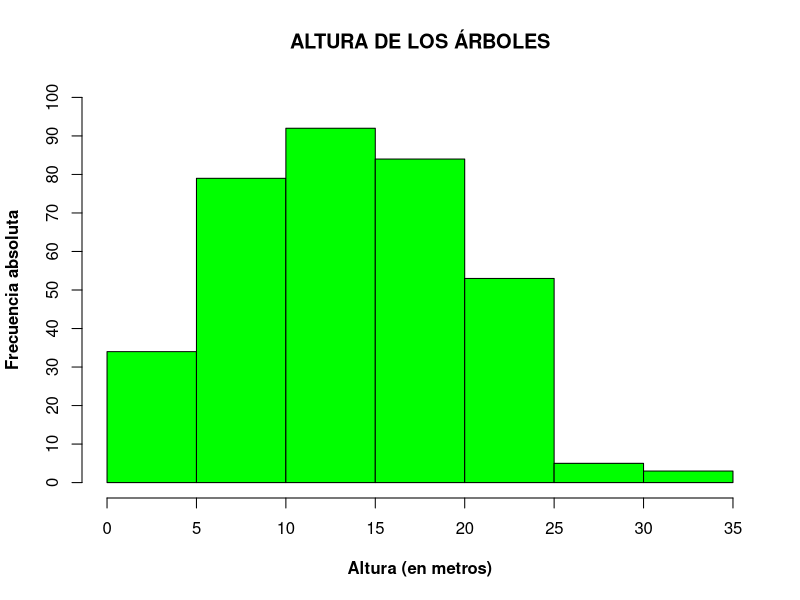
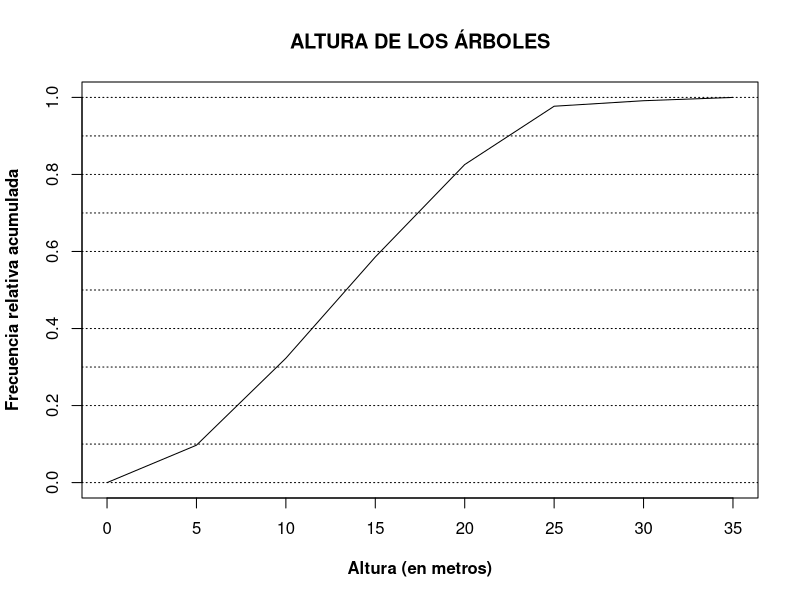
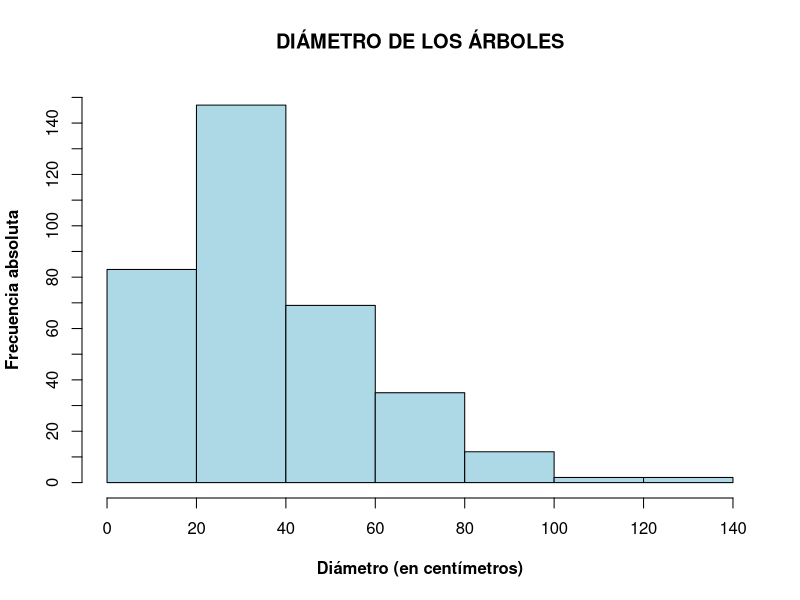
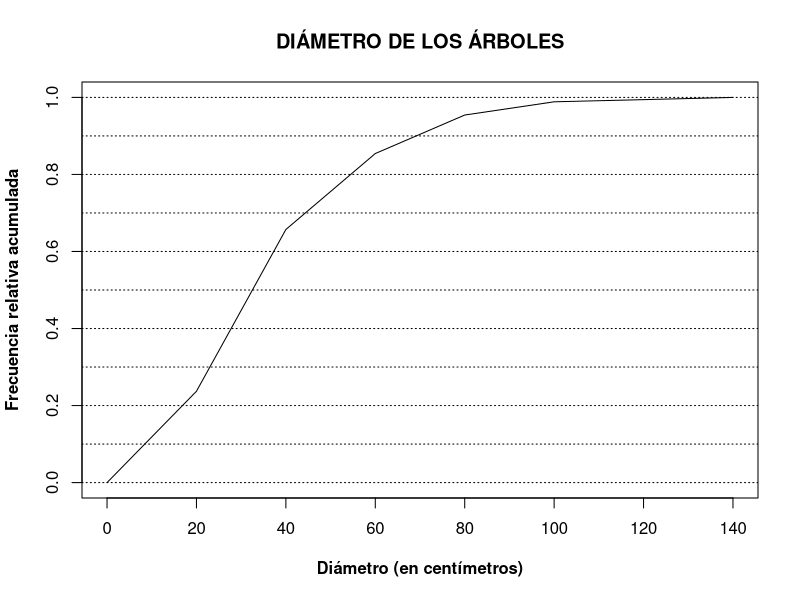
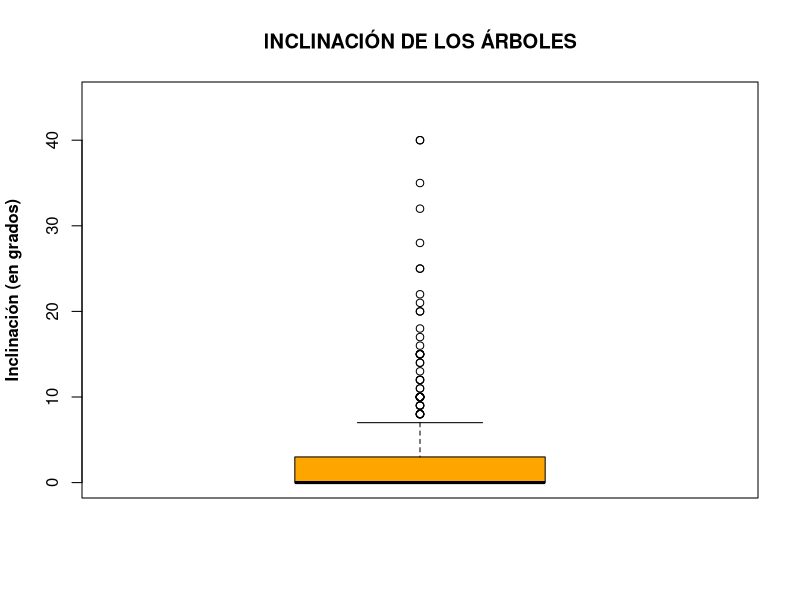
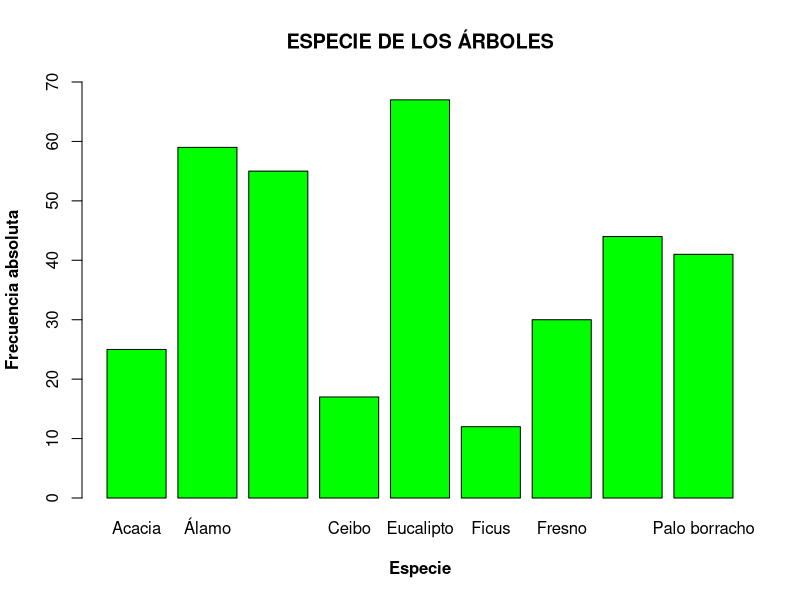
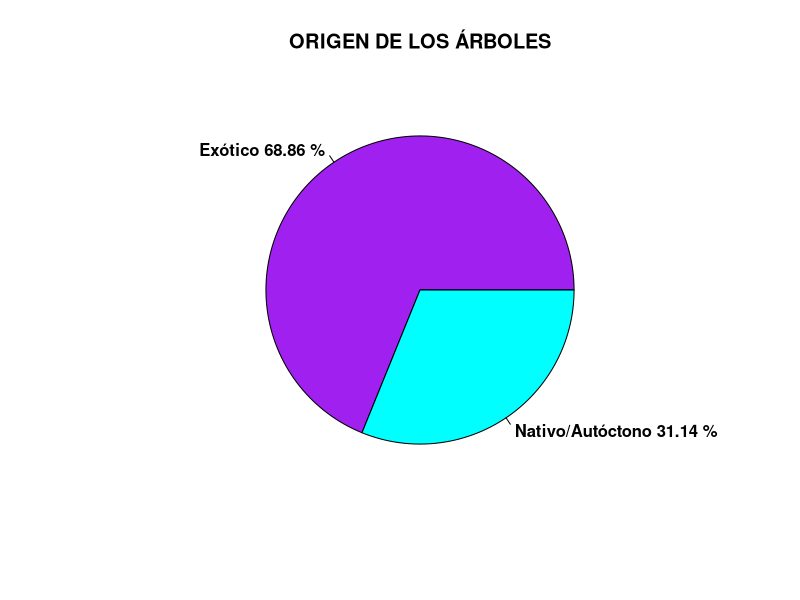
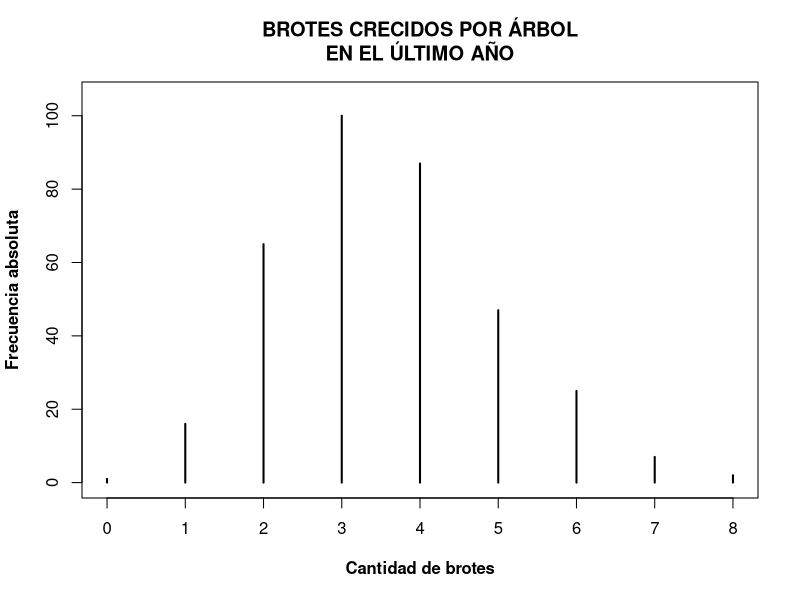

The R script that drew these images, in order:
# Análisis univariado:

# Primer variable a analizar: ALTURA

tablasAltura <- function(datos) {
  # Tabla de frecuencias
  frecAbs <- table(cut(datos$Altura, seq(0, 35, 5), right = "TRUE"))
  frecRel <- round(frecAbs/length(datos$Altura), digits = 4)
  frecAbsAcum = cumsum(frecAbs)
  frecRelAcum = round(cumsum(frecAbs/length(datos$Altura)), digits = 4)
  tabla_altura <<- cbind(frecAbs, frecAbsAcum, frecRel, frecRelAcum)
  
  # Histograma
  tit <- "ALTURA DE LOS ÁRBOLES"
  b <- seq(0, 35, 5)
  hist(datos$Altura, main = tit, xlab = "Altura (en metros)",
       ylab = "Frecuencia absoluta", xlim = c(0, 35), ylim = c(0, 100),
       col = "green", breaks = b, xaxt = "n", yaxt = "n", right = TRUE,
       font.lab = 2)
  axis(side = 1, at = b)
  axis(side = 2, at = seq(0, 100, 10))
  
  # Polígono acumulativo
  plot(c(0, frecRelAcum), type = "l", main = tit, xlab = "Altura (en metros)", 
       ylab = "Frecuencia relativa acumulada", xaxt = "n", font.lab = 2,
       xlim = c(1, 8))
  axis(side = 1, at = (1:8), labels = seq(0, 35, 5))
  abline(h = seq(0, 1, 0.1), lty = 3)
}

# Segunda variable a analizar: DIÁMETRO

tablasDiametro <- function(datos){
  
  # Tabla de frecuencias
  frecAbs <- table(cut(datos$Diametro, seq(0, 140, 20), right = "TRUE"))
  frecRel <- round(frecAbs/length(datos$Diametro), digits = 4)
  frecAbsAcum = cumsum(frecAbs)
  frecRelAcum = round(cumsum(frecAbs/length(datos$Diametro)), digits = 4)
  tabla_diametro <<- cbind(frecAbs, frecAbsAcum, frecRel, frecRelAcum)
  
  # Histograma
  tit <- "DIÁMETRO DE LOS ÁRBOLES"
  b <- seq(0, 140, 20)
  hist(datos$Diametro, main = tit, xlab = "Diámetro (en centímetros)",
       ylab = "Frecuencia absoluta", xlim = c(0, 140), ylim = c(0, 150),
       col = "lightblue", breaks = b, xaxt = "n", yaxt = "n", right = TRUE,
       font.lab = 2)
  axis(side = 1, at = b)
  axis(side = 2, at = seq(0, 150, 10))
  
  # Polígono acumulativo.
  plot(c(0, frecRelAcum), type = "l", main = tit,
       xlab = "Diámetro (en centímetros)",
       ylab = "Frecuencia relativa acumulada", xaxt = "n", font.lab = 2)
  axis(side = 1, at = (1:8), labels = seq(0, 140, 20))
  abline(h = seq(0, 1, 0.1), lty = 3)
}


# Tercer variable a analizar: Inclinación
tablasInclinacion <- function(datos) {
  frecAbs <- table(cut(datos$Inclinacion, seq(0, 42, 7), right = "FALSE"))
  frecRel <- round(frecAbs/length(datos$Inclinacion), digits = 4)
  frecAbsAcum = cumsum(frecAbs)
  frecRelAcum = round(cumsum(frecAbs/length(datos$Inclinacion)), digits = 4)
  tabla_inclinacion <<- cbind(frecAbs, frecAbsAcum, frecRel, frecRelAcum)
  
  # Boxplot
  tit <- "INCLINACIÓN DE LOS ÁRBOLES"
  boxplot(datos$Inclinacion, main = tit, col = "orange", ylim = c(0, 45))
  title(ylab = "Inclinación (en grados)", font.lab = 2)
}

# Cuarta variable a analizar: Especie

tablasEspecie <- function(datos) {
   frecAbs <- table(datos$Especie)
   
   tit <- "ESPECIE DE LOS ÁRBOLES"
   # Grafico de barras.
   barplot(frecAbs, ylim = c(0, 70), col = "green", main = tit,
           xlab = "Especie", ylab = "Frecuencia absoluta", font.lab = 2)
}

# Quinta variable a analizar: Origen.

tablasOrigen <- function(datos) {
  frecAbs <- table(datos$Origen)
  porcentajes <- round((frecAbs / length(datos$Origen)) * 100, digits = 2)
  tabla_origen <<- cbind(frecAbs, porcentajes)
  
  lbls <- c("Exótico", "Nativo/Autóctono")
  lbls <- paste(lbls, porcentajes)
  lbls <- paste(lbls, "%")
  
  tit <- "ORIGEN DE LOS ÁRBOLES"
  # Pie chart
  pie(frecAbs, labels = lbls, main = tit, col = c("purple", "cyan"), font = 2)
}

# Sexta variable a analizar: N° Brotes

tablasBrotes <- function(datos) {
  frecAbs <- table(datos$Brotes)
  frecRel <- round(frecAbs/length(datos$Brotes), digits = 4)
  frecAbsAcum = cumsum(frecAbs)
  frecRelAcum = round(cumsum(frecAbs/length(datos$Brotes)), digits = 4)
  tabla_brotes <<- cbind(frecAbs, frecAbsAcum, frecRel, frecRelAcum)
  
  tit <- "BROTES CRECIDOS POR ÁRBOL\nEN EL ÚLTIMO AÑO"
  # Gráfico de bastones
  plot(frecAbs, type = "h", main = tit, xlab = "Cantidad de brotes", 
       ylab = "Frecuencia absoluta", font.lab = 2, ylim = c(0, 105))
  # Gráfico escalonado
  plot(frecRelAcum, type = "s", main = tit, xlab = "Cantidad de brotes", 
       ylab = "Frecuencia relativa acumulada", font.lab = 2, 
       xaxt = "n", ylim = c(0, 1))
  axis(side = 1, at = (1:9), labels = seq(0, 8, 1))
  abline(h = seq(0, 1, 0.1), lty = 3)
  
}

#----------------------------------------------------------------------------#

# Análisis bivariado:

tablasAlturaEspecie <- function(datos){
  grupo <- group_by(datos, Especie)
  tabla_alturaEspecie <<- summarise(grupo, min = min(Altura), max = max(Altura),
                                    mean = round(mean(Altura), digits = 4),
                                    median = median(Altura),
                                    fstQuan = quantile(Altura, probs = 0.25),
                                    trdQuan = quantile(Altura, probs = 0.75))
  
  tit <- "ALTURA DE LOS ÁRBOLES SEGÚN SU ESPECIE"
  boxplot(datos$Altura~datos$Especie, main = tit, col = "orange", ylim = c(0, 40),
           xlab = "", ylab = "")  
  title(xlab = "Especie", ylab = "Altura (en metros)", font.lab = 2)
}

tablasDiametroEspecie <- function(datos){
  grupo <- group_by(datos, Especie)
  tabla_diametroEspecie <<- summarise(grupo, min = min(Diametro), max = max(Diametro),
                                      mean = round(mean(Diametro), digits = 4),
                                      median = median(Diametro),
                                      fstQuan = quantile(Diametro, probs = 0.25),
                                      trdQuan = quantile(Diametro, probs = 0.75))
  
  tit <- "DIÁMETRO DE LOS ÁRBOLES SEGÚN SU ESPECIE"
  boxplot(datos$Diametro~datos$Especie, main = tit, col = "orange", ylim = c(0,140),
          xlab = "", ylab = "")  
  title(xlab = "Especie", ylab = "Diámetro (en centímetros)", font.lab = 2)
}

tablasInclinacionEspecie <- function(datos){
  grupo <- group_by(datos, Especie)
  tabla_inclinacionEspecie <<- summarise(grupo, min = min(Inclinacion), max = max(Inclinacion),
                                      mean = round(mean(Inclinacion), digits = 4),
                                      median = median(Inclinacion),
                                      fstQuan = quantile(Inclinacion, probs = 0.25),
                                      trdQuan = quantile(Inclinacion, probs = 0.75))
  
  tit <- "INCLINACIÓN DE LOS ÁRBOLES SEGÚN SU ESPECIE"
  boxplot(datos$Inclinacion~datos$Especie, main = tit, col = "orange", ylim = c(0,45),
          xlab = "", ylab = "")  
  title(xlab = "Especie", ylab = "Inclinación (en grados)", font.lab = 2)
}

tablasOrigenEspecie <- function(datos) {
  frecAbs <- table(datos$Origen, datos$Especie)
  tabla_origenEspecie <<- cbind(table(datos$Especie, datos$Origen), table(datos$Especie))
  
  tit <- "ORIGEN DE LOS ÁRBOLES\nSEGÚN SU ESPECIE"
  barplot(frecAbs, beside = TRUE, ylim = c(0, 70), col = c("purple", "cyan"),
          main = tit, xlab = "Especie", ylab = "Frecuencia absoluta",
          font.lab = 2)
  legend("topright", legend = c("Exótico", "Nativo/Autóctono"),
        fill = c("purple", "cyan"))
}

tablasBrotesEspecie <- function(datos) {
  frecAbs <- table(datos$Brotes, datos$Especie)
  totalPorEspecie <- c(1:9)
  for (i in seq(1:length(levels(datos$Especie)))) {
    totalPorEspecie[i] = sum(table(datos$Brotes, datos$Especie)[, i] * c(0:8))
  }
  tabla_brotesEspecie <<- cbind(levels(datos$Especie), totalPorEspecie)
  
  tit <- "CANTIDAD DE BROTES POR ESPECIE\nEN EL ÚLTIMO AÑO"
  barplot(totalPorEspecie, names.arg = levels(datos$Especie), col = "purple",
          ylim = c(0, 250), main = tit, xlab = "Especie",
          ylab = "Frecuencia absoluta", font.lab = 2)
}

#-----------------------------------------------------------------------------

leerDatos <- function() {
  #setwd("~/TP1PyE")
  datos <<- read.table(file = "base1.txt", header = TRUE, sep = "\t", 
                      col.names = c("ID", "Altura", "Diametro",
                      "Inclinacion", "Especie", "Origen", "Brotes"))
  tablasAltura(datos)
  tablasDiametro(datos)
  tablasInclinacion(datos)
  tablasEspecie(datos)
  tablasOrigen(datos)
  tablasBrotes(datos)
  tablasAlturaEspecie(datos)
  tablasDiametroEspecie(datos)
  tablasInclinacionEspecie(datos)
  tablasOrigenEspecie(datos)
  tablasBrotesEspecie(datos)
}

library(dplyr)
leerDatos()
